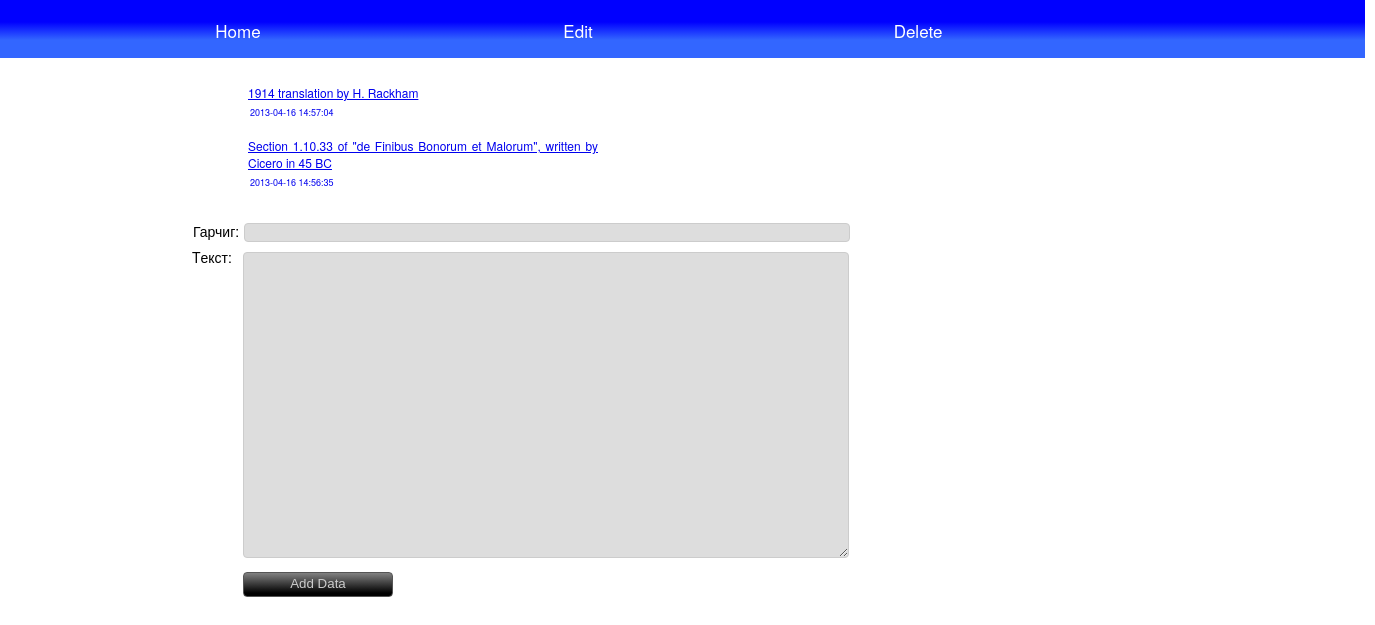
The app's page /template/add.php with its own data.
### tables this page shows
CREATE TABLE IF NOT EXISTS `posts` (
  `ID` int(11) NOT NULL AUTO_INCREMENT,
  `garchig` varchar(100) NOT NULL,
  `myPost` text NOT NULL,
  `time` datetime NOT NULL,
  PRIMARY KEY (`ID`)
);

### template/php/functions.php (called while the page is built, shortened)
<?php
    function connection()
    {
        $con = mysqli_connect("localhost","root","","blog");
        return $con;
    }
    function show()
    {
        $result = array();
        $table = mysqli_query(connection(),"SELECT * FROM posts ORDER BY time DESC");
        while($row = mysqli_fetch_array($table) ){
            $result[] = $row;
        }
        return $result;
    }
?>

### template/add.php (the view, shortened to what this page needs)
<?php require_once('/php/functions.php');?>
    <div id = "header">
        <a href = "../template/add.php">
            <div > Home </div>
        </a>
        <a href = "../template/edit.php">
            <div > Edit </div>
        </a>
        <a href = "../template/Delete.php">
            <div > Delete </div>
        </a>
    </div>
    <?php $row = show();foreach ($row as $row ):?>
        <ul id="zaavar">
            <li><a href="<?php echo 'edit.php?n='.$row['ID']?>"
                <h3>
                    <?php echo $row['garchig'];?><br/>
                    <span><?php echo $row['time'];?></span>
                </h3></a>
            </li>
        </ul>
    <?php endforeach;?>
        <form method = "POST" action = "">
            Гарчиг:<input type  =  "text" name  =  "garchig" id = "garchig"/><br />
            <span id = "sublime">Tекст:</span><textarea name = "myText"></textarea><br />
            <input type = "submit" name = "addData" value = "Add Data" id = "sub"/>
        </form>
<?php require_once('../layout/layout.php');?>

### static/style.css (style rules this page uses)
textarea { margin-left: 50px; height: 300px; margin-top: 10px; width: 600px; background-color: #DDDDDD; border-radius: 4px; border:1px solid #cccccc; }
#garchig { width: 600px; margin-left: 5px; background-color: #DDDDDD; border-radius: 4px; border:1px solid #cccccc; }
#sub { border-radius: 4px; margin-left: 50px; margin-top: 10px; width: 150px; border:1px solid #555555; }
body,span { background-size: 1350px,700px; font-family: 'Helvetica Neue Light', HelveticaNeue-Light, 'Helvetica Neue', Helvetica, Arial, sans-serif; font-size: 14px; }
form span { font-size: 14px; position: absolute; margin-left: -1px; }
#header { height:60px; width:1367px; text-align: center; text-decoration: none; background: -webkit-gradient(linear, left top, left bottom, color-stop(70%,#3366ff), color-stop(40%,blue)); margin: -10px; }
a div { float :left; height:40px; width: 200px; margin-left: 140px; float: left; padding-top: 20px; }
a div { color:white; text-decoration: none; font-size: 17px; }
form { margin-top: 50px; margin-left: 185px; }
span { font-size: 9px; position: absolute; margin-top: 5px; margin-left: 2px; }
ul { margin-left: 200px; font-size: 12px; padding-top: 1px; text-align: justify; word-wrap:break-word; width: 200px; }
li { list-style-type: NONE; margin-top: 5px; }
#zaavar { margin-left: 140px; padding-left: 100px; width: 350px; margin-top: 30px; }
input[type="submit"] { background: -webkit-gradient(linear, left top, left bottom, color-stop(1%,gray), color-stop(87%,black)); color: #cccccc; padding-top: 3px; padding-bottom: 5px; }

### records on screen
posts: garchig "1914 translation by H. Rackham", time "2013-04-16 14:57:04"
posts: garchig "Section 1.10.33 of \"de Finibus Bonorum et Malorum\", written by Cicero in 45 BC", time "2013-04-16 14:56:35"
